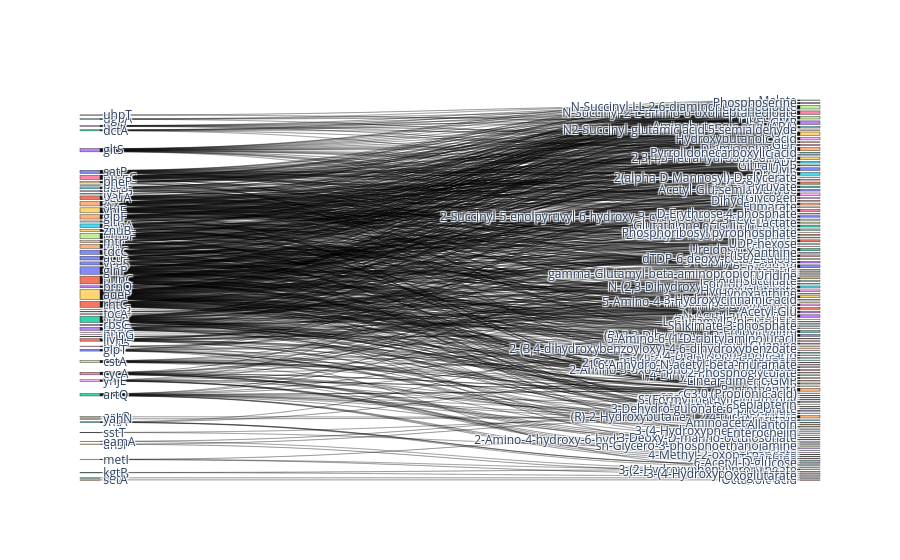

Source (notebook cell):
### Code cell
import plotly.graph_objects as go

df_sankey = sel_df.dropna(subset=['Strain', 'Metabolite'])
transporters = df_sankey['Strain'].unique().tolist()
metabolites = df_sankey['Metabolite'].unique().tolist()
nodes = transporters + metabolites
node_indices = {name: i for i, name in enumerate(nodes)}
sources = df_sankey['Strain'].map(node_indices).tolist()
targets = df_sankey['Metabolite'].map(node_indices).tolist()
values = [1]*len(sources)

fig = go.Figure(data=[go.Sankey(
    node=dict(label=nodes),
    link=dict(source=sources, target=targets, value=values)
)])
fig.show()

### Figure 1 — Plotly figure (JSON) as saved in the notebook; plotly's stock layout.template omitted (floating-point values rounded to 4 significant figures; data arrays with more than 128 entries replaced by an {"elided": "..."} marker saying what was removed)
{"data": [{"link": {"source": {"elided": "802 int values"}, "target": {"elided": "802 int values"}, "value": {"elided": "802 int values"}}, "node": {"label": {"elided": "190 str values"}}, "type": "sankey"}], "layout": {}}
